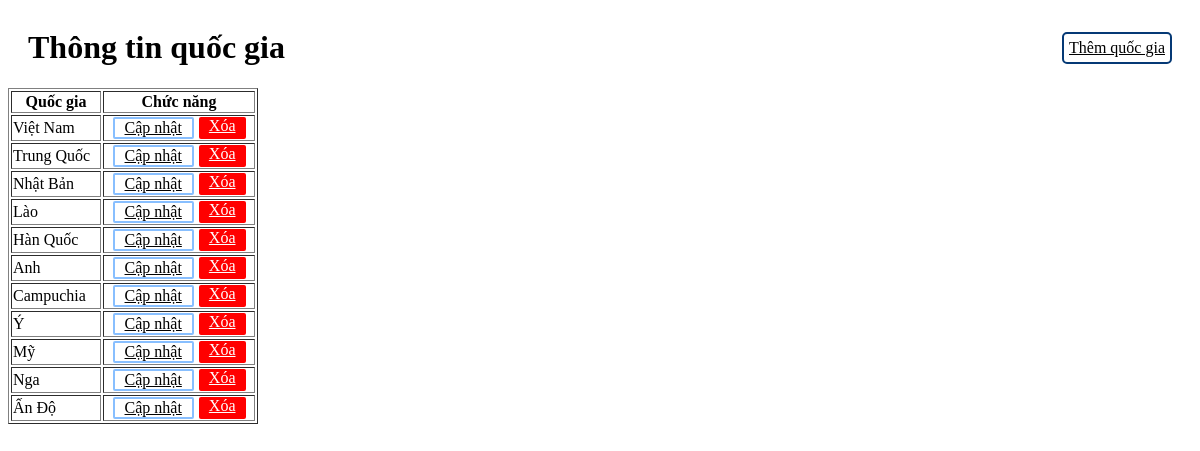
/buoi2/quocgia/quocgia.php, run on the app's committed database.
### tables this page shows
CREATE TABLE IF not EXISTS quoc_gia(
    id INT AUTO_INCREMENT PRIMARY KEY,
    ten_quoc_gia VARCHAR(50)
);

### buoi2/quocgia/quocgia.php (the view, shortened to what this page needs)
<!DOCTYPE html>
<html lang="en">
<head>
</head>
<body>
    <div style="display: flex; justify-content: space-between; align-items: center; margin: 0 20px">
        <h1>Thông tin quốc gia</h1>
        <a class="btn them" href="index.php?page_layout=themquocgia">Thêm quốc gia</a>
    </div>
    <table border=1>
        <tr>
            <th>Quốc gia</th>
            <th>Chức năng</th>
        </tr>
        <?php
            include("connect.php");
            $sql = "SELECT * FROM quoc_gia";
            $result = mysqli_query($conn, $sql);
            while($row = mysqli_fetch_array($result)){
        ?>
        <tr>
            <td><?php echo $row["ten_quoc_gia"] ?></td>
            <td class="chuc-nang">
                <a class="btn sua" href="index.php?page_layout=capnhatquocgia&id=<?php echo $row["id"]; ?>">Cập nhật</a>
                <a class="btn xoa" href="quocgia/xoaquocgia.php?id=<?php echo $row["id"]; ?>">Xóa</a>
            </td>
        </tr>
        <?php } ?>
    </table>
</body>
</html>

### buoi2/quocgia/quocgia.php (style rules this page uses)
table { width: 250px; }
.sua { color: black; border: 2px solid #88bfff; padding: 0 10px; border-radius: 2px }
.xoa { color: white; padding: 0 10px; background: red; border-radius: 2px }
.chuc-nang { display: flex; justify-content: center; gap: 5px }
.btn { display: flex; }
.them { color: black; padding: 5px; border: 2px solid #053975ff; border-radius: 5px }

### data on the page
quoc_gia: ten_quoc_gia "Việt Nam"
quoc_gia: ten_quoc_gia "Trung Quốc"
quoc_gia: ten_quoc_gia "Nhật Bản"
quoc_gia: ten_quoc_gia "Lào"
quoc_gia: ten_quoc_gia "Hàn Quốc"
quoc_gia: ten_quoc_gia "Anh"
quoc_gia: ten_quoc_gia "Campuchia"
quoc_gia: ten_quoc_gia "Ý"
quoc_gia: ten_quoc_gia "Mỹ"
quoc_gia: ten_quoc_gia "Nga"
quoc_gia: ten_quoc_gia "Ấn Độ"
